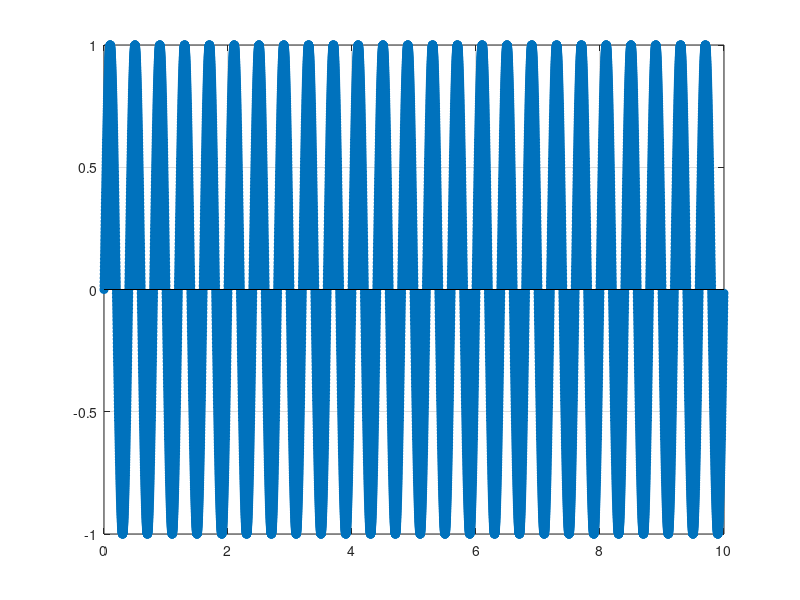
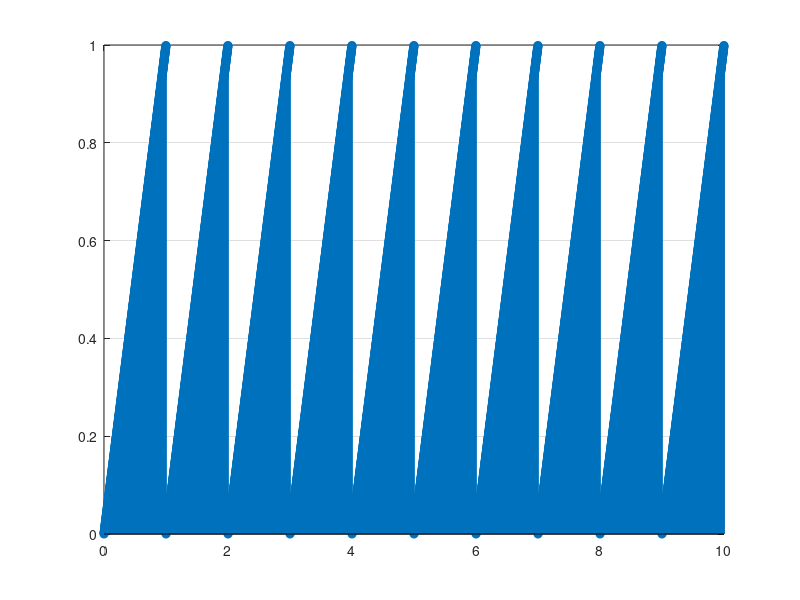
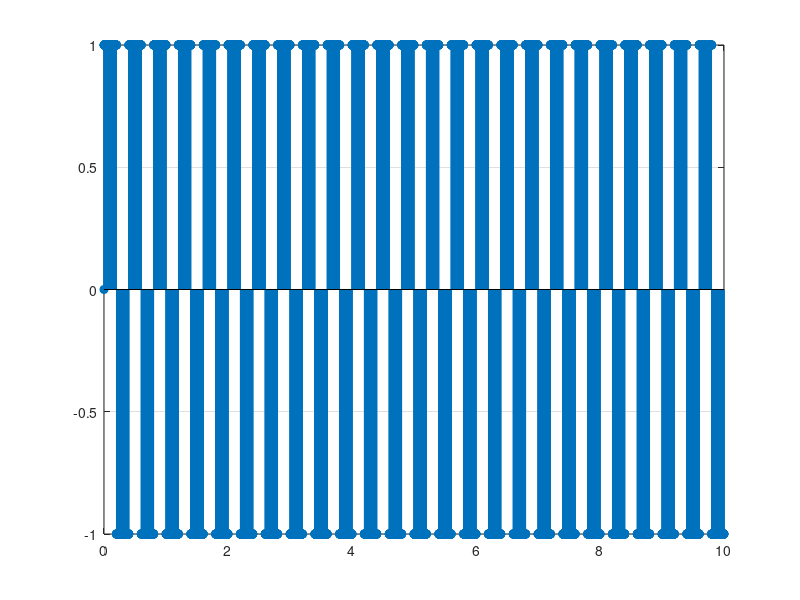
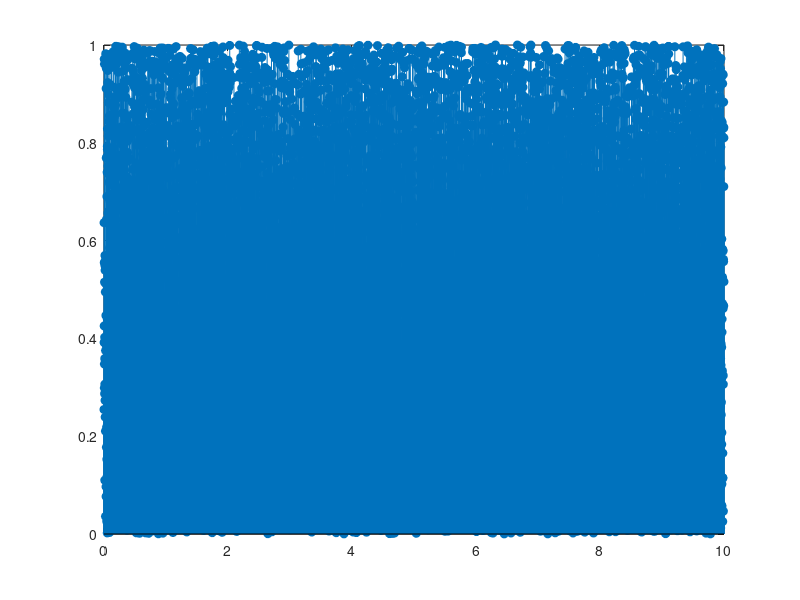

Write the MATLAB code that produced these figures, in order.
#EJERCICIO 1
clear all;
clc;
##--------------------------SENOIDAL---------------------#
disp("--------------------------SENOIDAL---------------------")
A=1;
fs=2.5;
fm=1000;
tf=10;
ti=0;
T=1/fm;
t=ti:T:tf-T;
fase=0;
x=A*sin(2*pi*fs*t+fase);
stem(t,x,'filled');
grid on;
hold on

#Valor medio
vm=0;
#maximo
maximo=x(1);
minimo=x(1);
amplitud=max(abs(x));
energia=0;
accion=0;
for i=1:length(t)
  vm+=x(i);
  energia+=(x(i)*x(i));
  accion+=x(i);
  if(x(i)>maximo)
  maximo=x(i);
  endif
  if(x(i)<minimo)
  minimo=x(i);
  endif
endfor

vm=vm/(2*length(t));

disp("Valor medio : ")
vm
disp("Maximo: ")
maximo
disp("Minimo: ")
minimo
disp("Amplitud: ")
amplitud
disp("Energia: ")
energia
disp("Accion: ")
accion
disp("potencia Media: ")
energia/2*length(t)
disp("Raiz del valor cuadratico medio: ")
sqrt(energia/2*length(t))

##--------------------------Rampa---------------------#
disp("--------------------RAMPA------------------------")
x=zeros(length(t),1);
x=mod(t,1);
figure;
stem(t,x,'filled');
grid on;
hold on

#Valor medio
vm=0;
#maximo
maximo=x(1);
minimo=x(1);
amplitud=max(abs(x));
energia=0;
accion=0;
for i=1:length(t)
  vm+=x(i);
  energia+=(x(i)*x(i));
  accion+=x(i);
  if(x(i)>maximo)
  maximo=x(i);
  endif
  if(x(i)<minimo)
  minimo=x(i);
  endif
endfor

vm=vm/(2*length(t));

disp("Valor medio : ")
vm
disp("Maximo: ")
maximo
disp("Minimo: ")
minimo
disp("Amplitud: ")
amplitud
disp("Energia: ")
energia
disp("Accion: ")
accion
disp("potencia Media: ")
energia/2*length(t)
disp("Raiz del valor cuadratico medio: ")
sqrt(energia/2*length(t))

##--------------------------Cuadrada---------------------#
disp("--------------------Cuadrada------------------------")
x=zeros(length(t),1);
x=sign(sin(2*pi*fs*t)/(1/fs));
figure;
stem(t,x,'filled');
grid on;
hold on

#Valor medio
vm=0;
#maximo
maximo=x(1);
minimo=x(1);
amplitud=max(abs(x));
energia=0;
accion=0;
for i=1:length(t)
  vm+=x(i);
  energia+=(x(i)*x(i));
  accion+=x(i);
  if(x(i)>maximo)
  maximo=x(i);
  endif
  if(x(i)<minimo)
  minimo=x(i);
  endif
endfor

vm=vm/(2*length(t));

disp("Valor medio : ")
vm
disp("Maximo: ")
maximo
disp("Minimo: ")
minimo
disp("Amplitud: ")
amplitud
disp("Energia: ")
energia
disp("Accion: ")
accion
disp("potencia Media: ")
energia/2*length(t)
disp("Raiz del valor cuadratico medio: ")
sqrt(energia/2*length(t))

##--------------------------Aleatoria---------------------#
disp("--------------------Aleatoria------------------------")
x=zeros(length(t),1);
x=rand(length(t),1);
figure;
stem(t,x,'filled');
grid on;
hold on

#Valor medio
vm=0;
#maximo
maximo=x(1);
minimo=x(1);
amplitud=max(abs(x));
energia=0;
accion=0;
for i=1:length(t)
  vm+=x(i);
  energia+=(x(i)*x(i));
  accion+=x(i);
  if(x(i)>maximo)
  maximo=x(i);
  endif
  if(x(i)<minimo)
  minimo=x(i);
  endif
endfor

vm=vm/(2*length(t));

disp("Valor medio : ")
vm
disp("Maximo: ")
maximo
disp("Minimo: ")
minimo
disp("Amplitud: ")
amplitud
disp("Energia: ")
energia
disp("Accion: ")
accion
disp("potencia Media: ")
energia/2*length(t)
disp("Raiz del valor cuadratico medio: ")
sqrt(energia/2*length(t))

